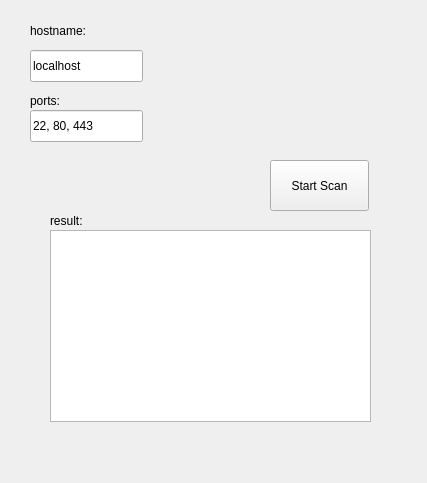
<?xml version="1.0" encoding="UTF-8"?>
<ui version="4.0">
 <class>Scanner</class>
 <widget class="QWidget" name="Scanner">
  <property name="geometry">
   <rect>
    <x>0</x>
    <y>0</y>
    <width>427</width>
    <height>483</height>
   </rect>
  </property>
  <property name="windowTitle">
   <string>Scanner</string>
  </property>
  <widget class="QLineEdit" name="hostnameEntry">
   <property name="geometry">
    <rect>
     <x>30</x>
     <y>50</y>
     <width>113</width>
     <height>32</height>
    </rect>
   </property>
   <property name="text">
    <string>localhost</string>
   </property>
  </widget>
  <widget class="QLineEdit" name="portEntry">
   <property name="geometry">
    <rect>
     <x>30</x>
     <y>110</y>
     <width>113</width>
     <height>32</height>
    </rect>
   </property>
   <property name="text">
    <string>22, 80, 443</string>
   </property>
  </widget>
  <widget class="QPushButton" name="startButton">
   <property name="geometry">
    <rect>
     <x>270</x>
     <y>160</y>
     <width>99</width>
     <height>51</height>
    </rect>
   </property>
   <property name="text">
    <string>Start Scan</string>
   </property>
  </widget>
  <widget class="QTextBrowser" name="resultWindow">
   <property name="geometry">
    <rect>
     <x>50</x>
     <y>230</y>
     <width>321</width>
     <height>192</height>
    </rect>
   </property>
  </widget>
  <widget class="QLabel" name="label">
   <property name="geometry">
    <rect>
     <x>30</x>
     <y>20</y>
     <width>111</width>
     <height>22</height>
    </rect>
   </property>
   <property name="text">
    <string>hostname:</string>
   </property>
  </widget>
  <widget class="QLabel" name="label_2">
   <property name="geometry">
    <rect>
     <x>30</x>
     <y>90</y>
     <width>68</width>
     <height>22</height>
    </rect>
   </property>
   <property name="text">
    <string>ports:</string>
   </property>
  </widget>
  <widget class="QLabel" name="label_3">
   <property name="geometry">
    <rect>
     <x>50</x>
     <y>210</y>
     <width>68</width>
     <height>22</height>
    </rect>
   </property>
   <property name="text">
    <string>result:</string>
   </property>
  </widget>
 </widget>
 <layoutdefault spacing="6" margin="11"/>
 <resources/>
 <connections/>
</ui>
